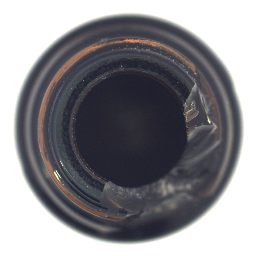
#> input picture backend/app/demo_samples/bottle/test/broken_large/000.png, 256 x 256 px; its folder holds only this picture in this run
$ jupyter execute --allow-errors 02_opencv_numpy_matplotlib.ipynb
#> lines starting #> are read from the running program, lines starting #| are printed output that depends on the picture
# 02 - Python Image Handling For Inspection Workflows

**Purpose:** Demonstrate how uploaded/camera product images are handled programmatically before AI inference.

**Expected output:** Real bottle image loaded with OpenCV, converted for Matplotlib, manipulated as a NumPy array, cropped, resized, rotated, and visualized inline.

**Platform connection:** These operations mirror the image handling that happens inside the backend inspection pipeline.

[cell 1]
from pathlib import Path
import json
import sys

import cv2
import matplotlib.pyplot as plt
import numpy as np
import pandas as pd
from IPython.display import Markdown, display

PROJECT_ROOT = Path.cwd().parent if Path.cwd().name == "notebooks" else Path.cwd()
if str(PROJECT_ROOT) not in sys.path:
    sys.path.insert(0, str(PROJECT_ROOT))

BOTTLE_DIR = PROJECT_ROOT / "data" / "raw" / "mvtec_anomaly_detection" / "bottle"
IMAGE_SIZE = (256, 256)
LABELS = ["good", "broken_large", "broken_small", "contamination"]


def read_rgb(path):
    image_bgr = cv2.imread(str(path))
    if image_bgr is None:
        raise FileNotFoundError(f"Could not read image: {path}")
    return cv2.cvtColor(image_bgr, cv2.COLOR_BGR2RGB)


def first_image(label="contamination", split="test"):
    folder = BOTTLE_DIR / split / label
    images = sorted(folder.glob("*.png"))
    if not images:
        raise FileNotFoundError(f"No images found in {folder}")
    return images[0]


def show_grid(items, cols=4, figsize=(14, 7), suptitle=None):
    rows = int(np.ceil(len(items) / cols))
    fig, axes = plt.subplots(rows, cols, figsize=figsize)
    axes = np.atleast_1d(axes).ravel()
    for ax, item in zip(axes, items):
        title, image, cmap = item
        ax.imshow(image, cmap=cmap)
        ax.set_title(title, fontsize=11, fontweight="bold")
        ax.axis("off")
    for ax in axes[len(items):]:
        ax.axis("off")
    if suptitle:
        fig.suptitle(suptitle, fontsize=15, fontweight="bold")
    plt.tight_layout()
    plt.show()


print("Project root:", PROJECT_ROOT)
print("MVTec bottle folder exists:", BOTTLE_DIR.exists())

## Read A Real MVTec Image With OpenCV

[cell 2]
image_path = first_image("broken_large", "test")
image_bgr = cv2.imread(str(image_path))
#> image_bgr is the input picture: shape (256, 256, 3); mean B, G, R 142, 137.6, 138.4
image_rgb = cv2.cvtColor(image_bgr, cv2.COLOR_BGR2RGB)

display(pd.DataFrame([{
    "image": str(image_path),
    "opencv_shape": str(image_bgr.shape),
    "dtype": str(image_bgr.dtype),
    "min_pixel": int(image_bgr.min()),
    "max_pixel": int(image_bgr.max()),
}]))
show_grid([("OpenCV BGR shown directly", image_bgr, None), ("Converted RGB", image_rgb, None)], cols=2, figsize=(9, 4), suptitle="BGR vs RGB Display")
#> (the call stopped at in show_grid, `fig, axes = plt.subplots(rows, cols, figsize=figsize)`: IPython is not available in this run)

## Image As A NumPy Array

[cell 3]
channel_stats = []
for idx, name in enumerate(["red", "green", "blue"]):
    channel = image_rgb[:, :, idx]
    channel_stats.append({"channel": name, "mean": round(float(channel.mean()), 2), "std": round(float(channel.std()), 2), "min": int(channel.min()), "max": int(channel.max())})
#> this loop made 3 passes
#> pass 1, `channel = image_rgb[:, :, idx]`:
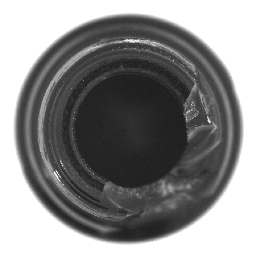
#> channel: shape (256, 256); min 29, max 255, mean 138.4
#> pass 2, `channel = image_rgb[:, :, idx]`:
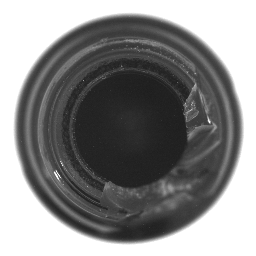
#> channel: shape (256, 256); min 29, max 255, mean 137.6
#> after the loop, channel_stats = 3 items
print("Array type:", type(image_rgb))
#| Array type: <class 'numpy.ndarray'>
print("Shape:", image_rgb.shape)
#| Shape: (256, 256, 3)
print("Center pixel RGB:", image_rgb[image_rgb.shape[0] // 2, image_rgb.shape[1] // 2].tolist())
#| Center pixel RGB: [44, 44, 51]
display(pd.DataFrame(channel_stats))

## Split Channels, Crop, Resize, Rotate, Flip

[cell 4]
red, green, blue = image_rgb[:, :, 0], image_rgb[:, :, 1], image_rgb[:, :, 2]
h, w = image_rgb.shape[:2]
#> h = 256; w = 256
crop = image_rgb[int(h * 0.18):int(h * 0.78), int(w * 0.18):int(w * 0.78)]
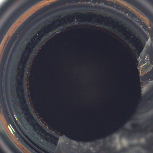
#> crop: shape (153, 153, 3); mean R, G, B 58.5, 57.3, 65.8
resized = cv2.resize(image_rgb, IMAGE_SIZE, interpolation=cv2.INTER_AREA)
rotated = cv2.rotate(resized, cv2.ROTATE_90_CLOCKWISE)
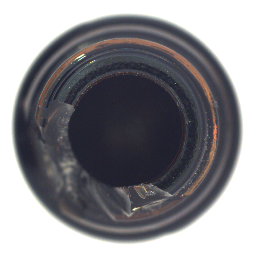
#> rotated: shape (256, 256, 3); mean R, G, B 138.4, 137.6, 142
flipped = cv2.flip(resized, 1)
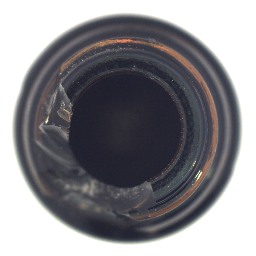
#> flipped: shape (256, 256, 3); mean R, G, B 138.4, 137.6, 142
show_grid([
    ("Red Channel", red, "Reds"), ("Green Channel", green, "Greens"), ("Blue Channel", blue, "Blues"),
    ("Center Crop", crop, None), ("Resized 256 x 256", resized, None), ("Rotated", rotated, None), ("Horizontal Flip", flipped, None),
], cols=4, figsize=(15, 8), suptitle="OpenCV + NumPy Transformations")
#> (the call stopped at in show_grid, `fig, axes = plt.subplots(rows, cols, figsize=figsize)`: IPython is not available in this run)

## Pixel Manipulation In Memory

[cell 5]
marked = image_rgb.copy()
y1, y2 = int(h * 0.30), int(h * 0.70)
#> y1 = 76; y2 = 179
x1, x2 = int(w * 0.30), int(w * 0.70)
#> x1 = 76; x2 = 179
marked[y1:y1+4, x1:x2] = [255, 0, 0]
marked[y2:y2+4, x1:x2] = [255, 0, 0]
marked[y1:y2, x1:x1+4] = [255, 0, 0]
marked[y1:y2, x2:x2+4] = [255, 0, 0]
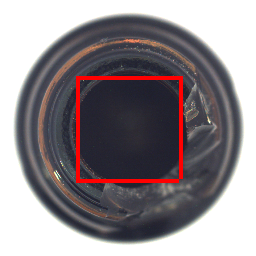
#> marked: shape (256, 256, 3); mean R, G, B 143.5, 136.4, 140.6
show_grid([("Original", image_rgb, None), ("Region Marked In Memory", marked, None)], cols=2, figsize=(9, 4), suptitle="Pixel Manipulation")
#> (the call stopped at in show_grid, `fig, axes = plt.subplots(rows, cols, figsize=figsize)`: IPython is not available in this run)

## In-Memory Format Encoding

[cell 6]
rows = []
for ext in [".png", ".jpg", ".bmp"]:
    success, buffer = cv2.imencode(ext, image_bgr)
    rows.append({"format": ext.upper().replace(".", ""), "success": bool(success), "encoded_size_kb": round(len(buffer) / 1024, 2) if success else None})
#> after the loop, rows = 3 items
display(pd.DataFrame(rows))

## Image Acquisition Validation Checks

Before AI inference, the backend should reject unreadable or structurally invalid images. This mirrors the upload validation step in the app.

[cell 7]
validation_rows = []
#> (the rest of this cell did not finish here and is left out)
